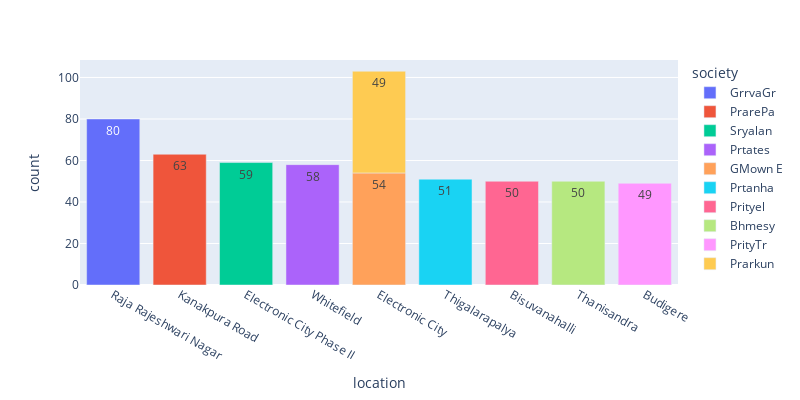

This figure's notebook cell:
### Code cell
#Interactive graphical visualization
fig = px.bar(df_top10, x='location', y='count', hover_name='society',color='society',text_auto=True)
fig.update_layout(width=800,height=400)
fig.show()

### Figure 1 — Plotly figure (JSON) as saved in the notebook; plotly's stock layout.template omitted (floating-point values rounded to 4 significant figures)
{"data": [{"alignmentgroup": "True", "hovertemplate": "<b>%{hovertext}</b><br><br>society=GrrvaGr<br>location=%{x}<br>count=%{y}<extra></extra>", "hovertext": ["GrrvaGr"], "legendgroup": "GrrvaGr", "marker": {"color": "#636efa", "pattern": {"shape": ""}}, "name": "GrrvaGr", "offsetgroup": "GrrvaGr", "orientation": "v", "showlegend": true, "textposition": "auto", "texttemplate": "%{y}", "type": "bar", "x": ["Raja Rajeshwari Nagar"], "xaxis": "x", "y": [80], "yaxis": "y"}, {"alignmentgroup": "True", "hovertemplate": "<b>%{hovertext}</b><br><br>society=PrarePa<br>location=%{x}<br>count=%{y}<extra></extra>", "hovertext": ["PrarePa"], "legendgroup": "PrarePa", "marker": {"color": "#EF553B", "pattern": {"shape": ""}}, "name": "PrarePa", "offsetgroup": "PrarePa", "orientation": "v", "showlegend": true, "textposition": "auto", "texttemplate": "%{y}", "type": "bar", "x": ["Kanakpura Road"], "xaxis": "x", "y": [63], "yaxis": "y"}, {"alignmentgroup": "True", "hovertemplate": "<b>%{hovertext}</b><br><br>society=Sryalan<br>location=%{x}<br>count=%{y}<extra></extra>", "hovertext": ["Sryalan"], "legendgroup": "Sryalan", "marker": {"color": "#00cc96", "pattern": {"shape": ""}}, "name": "Sryalan", "offsetgroup": "Sryalan", "orientation": "v", "showlegend": true, "textposition": "auto", "texttemplate": "%{y}", "type": "bar", "x": ["Electronic City Phase II"], "xaxis": "x", "y": [59], "yaxis": "y"}, {"alignmentgroup": "True", "hovertemplate": "<b>%{hovertext}</b><br><br>society=Prtates<br>location=%{x}<br>count=%{y}<extra></extra>", "hovertext": ["Prtates"], "legendgroup": "Prtates", "marker": {"color": "#ab63fa", "pattern": {"shape": ""}}, "name": "Prtates", "offsetgroup": "Prtates", "orientation": "v", "showlegend": true, "textposition": "auto", "texttemplate": "%{y}", "type": "bar", "x": ["Whitefield"], "xaxis": "x", "y": [58], "yaxis": "y"}, {"alignmentgroup": "True", "hovertemplate": "<b>%{hovertext}</b><br><br>society=GMown E<br>location=%{x}<br>count=%{y}<extra></extra>", "hovertext": ["GMown E"], "legendgroup": "GMown E", "marker": {"color": "#FFA15A", "pattern": {"shape": ""}}, "name": "GMown E", "offsetgroup": "GMown E", "orientation": "v", "showlegend": true, "textposition": "auto", "texttemplate": "%{y}", "type": "bar", "x": ["Electronic City"], "xaxis": "x", "y": [54], "yaxis": "y"}, {"alignmentgroup": "True", "hovertemplate": "<b>%{hovertext}</b><br><br>society=Prtanha<br>location=%{x}<br>count=%{y}<extra></extra>", "hovertext": ["Prtanha"], "legendgroup": "Prtanha", "marker": {"color": "#19d3f3", "pattern": {"shape": ""}}, "name": "Prtanha", "offsetgroup": "Prtanha", "orientation": "v", "showlegend": true, "textposition": "auto", "texttemplate": "%{y}", "type": "bar", "x": ["Thigalarapalya"], "xaxis": "x", "y": [51], "yaxis": "y"}, {"alignmentgroup": "True", "hovertemplate": "<b>%{hovertext}</b><br><br>society=Prityel<br>location=%{x}<br>count=%{y}<extra></extra>", "hovertext": ["Prityel"], "legendgroup": "Prityel", "marker": {"color": "#FF6692", "pattern": {"shape": ""}}, "name": "Prityel", "offsetgroup": "Prityel", "orientation": "v", "showlegend": true, "textposition": "auto", "texttemplate": "%{y}", "type": "bar", "x": ["Bisuvanahalli"], "xaxis": "x", "y": [50], "yaxis": "y"}, {"alignmentgroup": "True", "hovertemplate": "<b>%{hovertext}</b><br><br>society=Bhmesy <br>location=%{x}<br>count=%{y}<extra></extra>", "hovertext": ["Bhmesy "], "legendgroup": "Bhmesy ", "marker": {"color": "#B6E880", "pattern": {"shape": ""}}, "name": "Bhmesy ", "offsetgroup": "Bhmesy ", "orientation": "v", "showlegend": true, "textposition": "auto", "texttemplate": "%{y}", "type": "bar", "x": ["Thanisandra"], "xaxis": "x", "y": [50], "yaxis": "y"}, {"alignmentgroup": "True", "hovertemplate": "<b>%{hovertext}</b><br><br>society=PrityTr<br>location=%{x}<br>count=%{y}<extra></extra>", "hovertext": ["PrityTr"], "legendgroup": "PrityTr", "marker": {"color": "#FF97FF", "pattern": {"shape": ""}}, "name": "PrityTr", "offsetgroup": "PrityTr", "orientation": "v", "showlegend": true, "textposition": "auto", "texttemplate": "%{y}", "type": "bar", "x": ["Budigere"], "xaxis": "x", "y": [49], "yaxis": "y"}, {"alignmentgroup": "True", "hovertemplate": "<b>%{hovertext}</b><br><br>society=Prarkun<br>location=%{x}<br>count=%{y}<extra></extra>", "hovertext": ["Prarkun"], "legendgroup": "Prarkun", "marker": {"color": "#FECB52", "pattern": {"shape": ""}}, "name": "Prarkun", "offsetgroup": "Prarkun", "orientation": "v", "showlegend": true, "textposition": "auto", "texttemplate": "%{y}", "type": "bar", "x": ["Electronic City"], "xaxis": "x", "y": [49], "yaxis": "y"}], "layout": {"barmode": "relative", "height": 400, "legend": {"title": {"text": "society"}, "tracegroupgap": 0}, "margin": {"t": 60}, "width": 800, "xaxis": {"anchor": "y", "domain": [0, 1], "title": {"text": "location"}}, "yaxis": {"anchor": "x", "domain": [0, 1], "title": {"text": "count"}}}}
